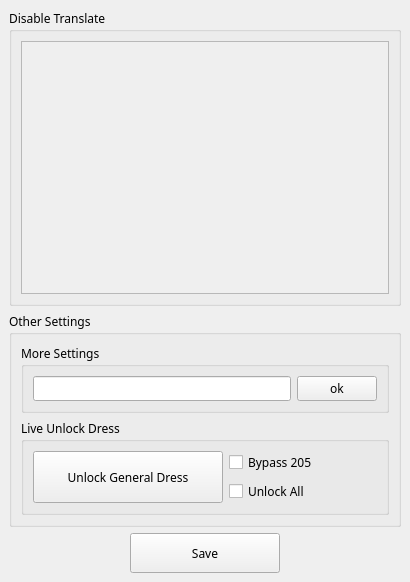
<?xml version="1.0" encoding="UTF-8"?>
<ui version="4.0">
 <class>MainWindow</class>
 <widget class="QMainWindow" name="MainWindow">
  <property name="geometry">
   <rect>
    <x>0</x>
    <y>0</y>
    <width>410</width>
    <height>582</height>
   </rect>
  </property>
  <property name="font">
   <font>
    <family>Microsoft YaHei</family>
   </font>
  </property>
  <property name="windowTitle">
   <string>More Settings</string>
  </property>
  <widget class="QWidget" name="centralwidget">
   <layout class="QVBoxLayout" name="verticalLayout_5">
    <item>
     <widget class="QGroupBox" name="groupBox">
      <property name="title">
       <string>Disable Translate</string>
      </property>
      <layout class="QVBoxLayout" name="verticalLayout">
       <item>
        <widget class="QScrollArea" name="scrollArea_trans_settings">
         <property name="widgetResizable">
          <bool>true</bool>
         </property>
         <widget class="QWidget" name="scrollAreaWidgetContents">
          <property name="geometry">
           <rect>
            <x>0</x>
            <y>0</y>
            <width>362</width>
            <height>233</height>
           </rect>
          </property>
         </widget>
        </widget>
       </item>
      </layout>
     </widget>
    </item>
    <item>
     <widget class="QGroupBox" name="groupBox_2">
      <property name="title">
       <string>Other Settings</string>
      </property>
      <layout class="QVBoxLayout" name="verticalLayout_2">
       <item>
        <widget class="QGroupBox" name="groupBox__pwd">
         <property name="title">
          <string>More Settings</string>
         </property>
         <layout class="QHBoxLayout" name="horizontalLayout_3">
          <item>
           <widget class="QLineEdit" name="lineEdit_pwd"/>
          </item>
          <item>
           <widget class="QPushButton" name="pushButton_check_pwd">
            <property name="text">
             <string>ok</string>
            </property>
           </widget>
          </item>
         </layout>
        </widget>
       </item>
       <item>
        <widget class="QGroupBox" name="groupBox_bypass">
         <property name="enabled">
          <bool>true</bool>
         </property>
         <property name="title">
          <string>Live Unlock Dress</string>
         </property>
         <layout class="QHBoxLayout" name="horizontalLayout_2" stretch="1,0">
          <item>
           <widget class="QPushButton" name="pushButton_unlock_dress">
            <property name="minimumSize">
             <size>
              <width>0</width>
              <height>40</height>
             </size>
            </property>
            <property name="maximumSize">
             <size>
              <width>190</width>
              <height>10000</height>
             </size>
            </property>
            <property name="text">
             <string>Unlock General Dress</string>
            </property>
           </widget>
          </item>
          <item>
           <layout class="QVBoxLayout" name="verticalLayout_3">
            <item>
             <widget class="QCheckBox" name="checkBox_bypass_205">
              <property name="text">
               <string>Bypass 205</string>
              </property>
             </widget>
            </item>
            <item>
             <widget class="QCheckBox" name="checkBox_unlock_plain_dress">
              <property name="sizePolicy">
               <sizepolicy hsizetype="Fixed" vsizetype="Fixed">
                <horstretch>0</horstretch>
                <verstretch>0</verstretch>
               </sizepolicy>
              </property>
              <property name="maximumSize">
               <size>
                <width>10000</width>
                <height>10000</height>
               </size>
              </property>
              <property name="text">
               <string>Unlock All</string>
              </property>
             </widget>
            </item>
           </layout>
          </item>
         </layout>
        </widget>
       </item>
      </layout>
     </widget>
    </item>
    <item>
     <layout class="QHBoxLayout" name="horizontalLayout">
      <item>
       <widget class="QPushButton" name="pushButton_save">
        <property name="minimumSize">
         <size>
          <width>0</width>
          <height>40</height>
         </size>
        </property>
        <property name="maximumSize">
         <size>
          <width>150</width>
          <height>10000</height>
         </size>
        </property>
        <property name="text">
         <string>Save</string>
        </property>
       </widget>
      </item>
     </layout>
    </item>
   </layout>
  </widget>
 </widget>
 <resources/>
 <connections/>
</ui>
